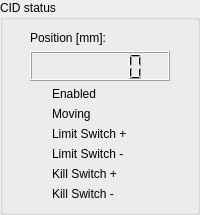
       <widget class="QGroupBox" name="groupBox_4">
        <property name="title">
         <string>CID status</string>
        </property>
        <layout class="QGridLayout" name="gridLayout_7">
         <item row="0" column="0">
          <widget class="QLabel" name="label_26">
           <property name="sizePolicy">
            <sizepolicy hsizetype="Preferred" vsizetype="Fixed">
             <horstretch>0</horstretch>
             <verstretch>0</verstretch>
            </sizepolicy>
           </property>
           <property name="text">
            <string>Position [mm]:</string>
           </property>
          </widget>
         </item>
         <item row="1" column="0">
          <widget class="QLCDNumber" name="lcd_cid">
           <property name="sizePolicy">
            <sizepolicy hsizetype="Fixed" vsizetype="Maximum">
             <horstretch>0</horstretch>
             <verstretch>0</verstretch>
            </sizepolicy>
           </property>
           <property name="minimumSize">
            <size>
             <width>140</width>
             <height>30</height>
            </size>
           </property>
           <property name="digitCount">
            <number>6</number>
           </property>
          </widget>
         </item>
         <item row="2" column="0">
          <layout class="QGridLayout" name="gridLayout_8">
           <item row="0" column="0">
            <widget class="QLabel" name="lbl_cid_en">
             <property name="enabled">
              <bool>true</bool>
             </property>
             <property name="sizePolicy">
              <sizepolicy hsizetype="Fixed" vsizetype="Fixed">
               <horstretch>0</horstretch>
               <verstretch>0</verstretch>
              </sizepolicy>
             </property>
             <property name="maximumSize">
              <size>
               <width>16</width>
               <height>16</height>
              </size>
             </property>
             <property name="text">
              <string/>
             </property>
             <property name="pixmap">
              <pixmap>../../resources/img/green_led.png</pixmap>
             </property>
             <property name="scaledContents">
              <bool>true</bool>
             </property>
             <property name="wordWrap">
              <bool>false</bool>
             </property>
            </widget>
           </item>
           <item row="0" column="1">
            <widget class="QLabel" name="label_27">
             <property name="text">
              <string>Enabled</string>
             </property>
            </widget>
           </item>
           <item row="1" column="0">
            <widget class="QLabel" name="lbl_cid_moving">
             <property name="enabled">
              <bool>true</bool>
             </property>
             <property name="sizePolicy">
              <sizepolicy hsizetype="Fixed" vsizetype="Fixed">
               <horstretch>0</horstretch>
               <verstretch>0</verstretch>
              </sizepolicy>
             </property>
             <property name="maximumSize">
              <size>
               <width>16</width>
               <height>16</height>
              </size>
             </property>
             <property name="text">
              <string/>
             </property>
             <property name="pixmap">
              <pixmap>../../resources/img/green_led.png</pixmap>
             </property>
             <property name="scaledContents">
              <bool>true</bool>
             </property>
            </widget>
           </item>
           <item row="1" column="1">
            <widget class="QLabel" name="label_28">
             <property name="text">
              <string>Moving</string>
             </property>
            </widget>
           </item>
           <item row="2" column="0">
            <widget class="QLabel" name="lbl_cid_lim_p">
             <property name="enabled">
              <bool>true</bool>
             </property>
             <property name="sizePolicy">
              <sizepolicy hsizetype="Fixed" vsizetype="Fixed">
               <horstretch>0</horstretch>
               <verstretch>0</verstretch>
              </sizepolicy>
             </property>
             <property name="maximumSize">
              <size>
               <width>16</width>
               <height>16</height>
              </size>
             </property>
             <property name="text">
              <string/>
             </property>
             <property name="pixmap">
              <pixmap>../../resources/img/red_led.png</pixmap>
             </property>
             <property name="scaledContents">
              <bool>true</bool>
             </property>
            </widget>
           </item>
           <item row="2" column="1">
            <widget class="QLabel" name="label_29">
             <property name="text">
              <string>Limit Switch +</string>
             </property>
            </widget>
           </item>
           <item row="3" column="0">
            <widget class="QLabel" name="lbl_cid_lim_n">
             <property name="enabled">
              <bool>true</bool>
             </property>
             <property name="sizePolicy">
              <sizepolicy hsizetype="Fixed" vsizetype="Fixed">
               <horstretch>0</horstretch>
               <verstretch>0</verstretch>
              </sizepolicy>
             </property>
             <property name="maximumSize">
              <size>
               <width>16</width>
               <height>16</height>
              </size>
             </property>
             <property name="text">
              <string/>
             </property>
             <property name="pixmap">
              <pixmap>../../resources/img/red_led.png</pixmap>
             </property>
             <property name="scaledContents">
              <bool>true</bool>
             </property>
            </widget>
           </item>
           <item row="3" column="1">
            <widget class="QLabel" name="label_30">
             <property name="text">
              <string>Limit Switch -</string>
             </property>
            </widget>
           </item>
           <item row="4" column="0">
            <widget class="QLabel" name="lbl_cid_kill_p">
             <property name="enabled">
              <bool>true</bool>
             </property>
             <property name="sizePolicy">
              <sizepolicy hsizetype="Fixed" vsizetype="Fixed">
               <horstretch>0</horstretch>
               <verstretch>0</verstretch>
              </sizepolicy>
             </property>
             <property name="maximumSize">
              <size>
               <width>16</width>
               <height>16</height>
              </size>
             </property>
             <property name="text">
              <string/>
             </property>
             <property name="pixmap">
              <pixmap>../../resources/img/red_led.png</pixmap>
             </property>
             <property name="scaledContents">
              <bool>true</bool>
             </property>
            </widget>
           </item>
           <item row="4" column="1">
            <widget class="QLabel" name="label_31">
             <property name="text">
              <string>Kill Switch +</string>
             </property>
            </widget>
           </item>
           <item row="5" column="0">
            <widget class="QLabel" name="lbl_cid_kill_n">
             <property name="enabled">
              <bool>true</bool>
             </property>
             <property name="sizePolicy">
              <sizepolicy hsizetype="Fixed" vsizetype="Fixed">
               <horstretch>0</horstretch>
               <verstretch>0</verstretch>
              </sizepolicy>
             </property>
             <property name="maximumSize">
              <size>
               <width>16</width>
               <height>16</height>
              </size>
             </property>
             <property name="text">
              <string/>
             </property>
             <property name="pixmap">
              <pixmap>../../resources/img/red_led.png</pixmap>
             </property>
             <property name="scaledContents">
              <bool>true</bool>
             </property>
            </widget>
           </item>
           <item row="5" column="1">
            <widget class="QLabel" name="label_32">
             <property name="text">
              <string>Kill Switch -</string>
             </property>
            </widget>
           </item>
          </layout>
         </item>
        </layout>
       </widget>
